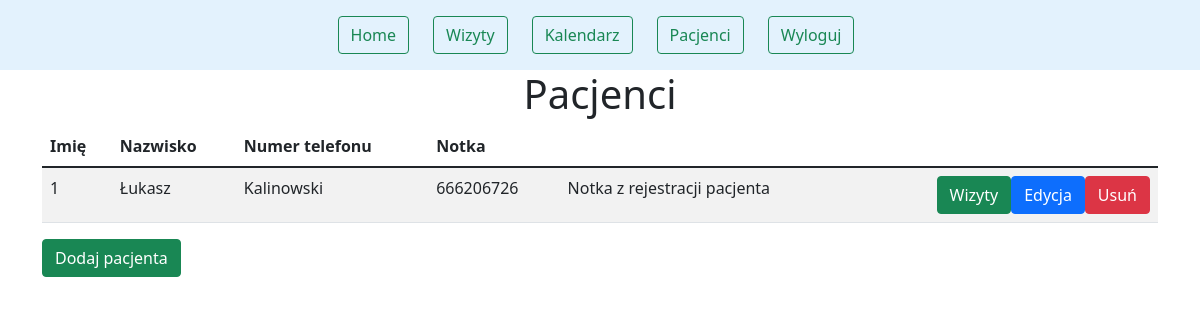
Page /patient (signed in) on the earlier database version.
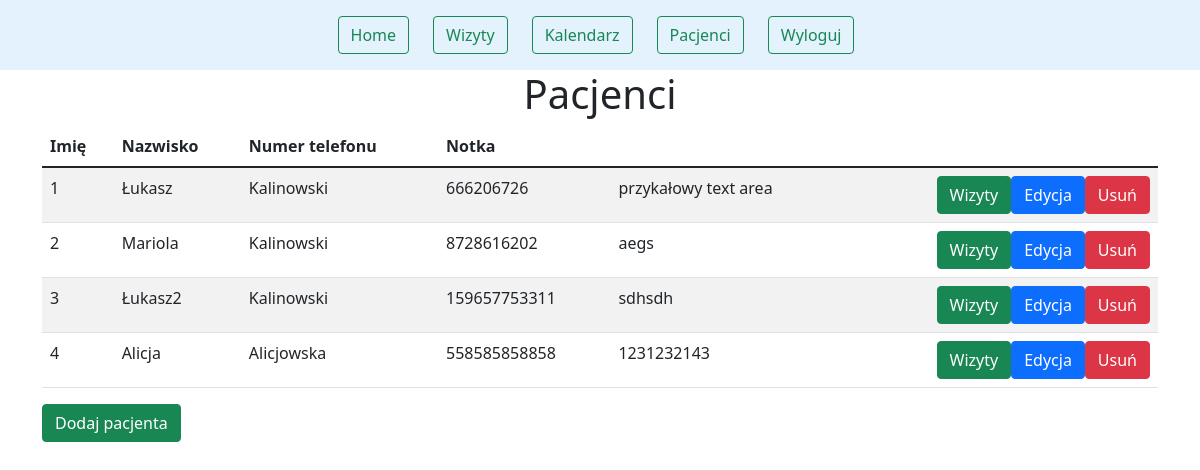
Same page on the later database version.
### website/models.py (models this page shows)
class Patient(db.Model):
    id = db.Column(db.Integer, primary_key=True)
    name = db.Column(db.String(100), nullable=False)
    sur_name = db.Column(db.String(100), nullable=False)
    numer = db.Column(db.Integer, unique=True)
    notka=db.Column(db.String(10000), nullable=False)
    appointments = db.relationship('Appointment', backref='patient', lazy=True)
    user_id=db.Column(db.Integer, db.ForeignKey('user.id'))

### website/views.py (the view)
@views.route('/patient')
def patient():
    patients = Patient.query.all()
    return render_template('patient.html', patients=patients,user=current_user)

### website/__init__.py (called while the page is built)
def create_app():
    app = Flask(__name__)
    app.config['SECRET_KEY'] = 'h2jshj1hdjah kjs1hkjdh2js'
    app.config['SQLALCHEMY_DATABASE_URI'] = f'sqlite:///{DB_NAME}'
    db.init_app(app)
    from .views import views
    from .auth import auth
    app.register_blueprint(views, url_prefix='/')
    app.register_blueprint(auth, url_prefix='/')
    from .models import User,Patient
    with app.app_context():
        db.create_all()
    login_manager = LoginManager()
    login_manager.login_view = 'auth.login'
    login_manager.init_app(app)
    @login_manager.user_loader
    def load_user(id):
        return User.query.get(int(id))
    return app

### website/templates/patient.html (shortened to what this page needs)
{% extends "base.html" %}
{% block content %}
   <h1 align='center'>Pacjenci</h1>
  <table class="table table-striped">
    <thead>
      <tr>
        <th scope="col">Imię</th>
        <th scope="col">Nazwisko</th>
        <th scope="col">Numer telefonu</th>
        <th scope="col">Notka</th>
      </tr>
    </thead>
    <tbody>
      {% for patient in user.patients %}
      <tr>
        <td>{{ patient.id }}</td>
        <td>{{ patient.name }}</td>
        <td>{{ patient.sur_name }}</td>
        <td>{{ patient.numer }}</td>
        <td>{{ patient.notka }}</td>
        <td>
            <a href="{{ url_for ('views.deletePatient', id=patient.id) }}"><button type="button" style="float: right;" class="btn btn-danger" onclick="doThing()">Usuń</button></a>
            <a href="{{ url_for ('views.editPatient', id=patient.id) }}"><button type="button" style= "float: right;" class="btn btn-primary" >Edycja</button></a>
            <button type="button" style="float: right;" class="btn btn-success">Wizyty</button></a>
       </td>
      </tr>
      {% endfor %}
    </tbody>
  </table>
<a href="/addPatient"> <button type="button" class="btn btn-success pull-right">Dodaj pacjenta</button> </a>
{% endblock %}

### website/templates/base.html (shortened to what this page needs)
<!DOCTYPE html>
<html>
  <head>
    <link href="https://cdn.jsdelivr.net/npm/bootstrap@5.1.3/dist/css/bootstrap.min.css" rel="stylesheet">
  </head>
  <body>
    <nav class="navbar navbar-expand-lg navbar-light nav-fill "style="background-color: #e3f2fd;">
      <div class="collapse navbar-collapse justify-content-center nav-fill"  id="navbar">
        <div class="navbar-nav">
           {% if user.is_authenticated %}
          <b><a class="nav-item nav-link" id="home" href="/"><button class="btn btn-outline-success me-2" type="button">Home</button></a></b>
          <b><a class="nav-item nav-link" id="appointment" href="/appointment"><button class="btn btn-outline-success me-2" type="button">Wizyty</button></a></b>
          <b><a class="nav-item nav-link" id="calendar" href="/calendar"><button class="btn btn-outline-success me-2" type="button">Kalendarz</button></a></b>
          <b><a class="nav-item nav-link" id="patient" href="/patient"><button class="btn btn-outline-success me-2" type="button">Pacjenci</button></a></b>
          <b><a class="nav-item nav-link" id="logout" href="/logout"><button class="btn btn-outline-success me-2" type="button">Wyloguj</button></a></b>
          {% endif %}
        </div>
      </div>
    </nav>
    <div class="container">{% block content %} {% endblock %}</div>
  </body>
</html>

Differences in the rows shown:
changed Patient "Łukasz": notka "Notka z rejestracji pacjenta" → "przykałowy text area"
added Patient: id "2", name "Mariola", sur_name "Kalinowski", numer "8728616202", notka "aegs"
added Patient: id "3", name "Łukasz2", sur_name "Kalinowski", numer "159657753311", notka "sdhsdh"
added Patient: id "4", name "Alicja", sur_name "Alicjowska", numer "558585858858", notka "1231232143"
